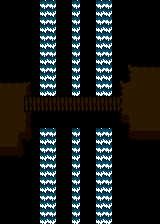

This game map was drawn from its Tiled (.tmx) file and the tilesets committed beside it. A one-line description and the full map source follow:
An orthogonal 20x14 tile map with 8x16 px tiles, 1 tile layer (Tile Layer 1), 4 tilesets.

<map version="1.10" tiledversion="1.11.2" orientation="orthogonal" renderorder="right-down" width="20" height="14" tilewidth="8" tileheight="16" infinite="0" nextlayerid="2" nextobjectid="1">
 <tileset firstgid="1" name="caves_walls" tilewidth="8" tileheight="16" tilecount="23" columns="23">
  <image source="../gfx/tiles/caves_walls.png" width="184" height="16" />
 </tileset>
 <tileset firstgid="24" name="caves_floors" tilewidth="8" tileheight="16" tilecount="20" columns="20">
  <image source="../gfx/tiles/caves_floors.png" width="160" height="16" />
 </tileset>
 <tileset firstgid="44" name="caves_water" tilewidth="8" tileheight="16" tilecount="10" columns="10">
  <image source="../gfx/tiles/caves_water.png" width="80" height="16" />
 </tileset>
 <tileset firstgid="54" name="caves_waterf" tilewidth="8" tileheight="16" tilecount="1" columns="1">
  <image source="../gfx/tiles/caves_waterf.png" width="8" height="16" />
 </tileset>
 <layer id="1" name="Tile Layer 1" width="20" height="14">
  <data>
   <tile gid="11" />
   <tile gid="11" />
   <tile gid="11" />
   <tile gid="11" />
   <tile gid="11" />
   <tile gid="54" />
   <tile gid="54" />
   <tile gid="11" />
   <tile gid="11" />
   <tile gid="54" />
   <tile gid="11" />
   <tile gid="11" />
   <tile gid="54" />
   <tile gid="54" />
   <tile gid="11" />
   <tile gid="11" />
   <tile gid="11" />
   <tile gid="11" />
   <tile gid="11" />
   <tile gid="11" />
   <tile gid="11" />
   <tile gid="11" />
   <tile gid="11" />
   <tile gid="11" />
   <tile gid="11" />
   <tile gid="54" />
   <tile gid="54" />
   <tile gid="11" />
   <tile gid="11" />
   <tile gid="54" />
   <tile gid="11" />
   <tile gid="11" />
   <tile gid="54" />
   <tile gid="54" />
   <tile gid="11" />
   <tile gid="11" />
   <tile gid="11" />
   <tile gid="11" />
   <tile gid="11" />
   <tile gid="11" />
   <tile gid="11" />
   <tile gid="11" />
   <tile gid="11" />
   <tile gid="11" />
   <tile gid="11" />
   <tile gid="54" />
   <tile gid="54" />
   <tile gid="11" />
   <tile gid="11" />
   <tile gid="54" />
   <tile gid="11" />
   <tile gid="11" />
   <tile gid="54" />
   <tile gid="54" />
   <tile gid="11" />
   <tile gid="11" />
   <tile gid="11" />
   <tile gid="11" />
   <tile gid="11" />
   <tile gid="11" />
   <tile gid="11" />
   <tile gid="11" />
   <tile gid="11" />
   <tile gid="11" />
   <tile gid="11" />
   <tile gid="54" />
   <tile gid="54" />
   <tile gid="11" />
   <tile gid="11" />
   <tile gid="54" />
   <tile gid="11" />
   <tile gid="11" />
   <tile gid="54" />
   <tile gid="54" />
   <tile gid="11" />
   <tile gid="11" />
   <tile gid="11" />
   <tile gid="11" />
   <tile gid="11" />
   <tile gid="11" />
   <tile gid="11" />
   <tile gid="11" />
   <tile gid="11" />
   <tile gid="11" />
   <tile gid="11" />
   <tile gid="54" />
   <tile gid="54" />
   <tile gid="11" />
   <tile gid="11" />
   <tile gid="54" />
   <tile gid="11" />
   <tile gid="11" />
   <tile gid="54" />
   <tile gid="54" />
   <tile gid="11" />
   <tile gid="11" />
   <tile gid="27" />
   <tile gid="28" />
   <tile gid="28" />
   <tile gid="28" />
   <tile gid="28" />
   <tile gid="28" />
   <tile gid="28" />
   <tile gid="29" />
   <tile gid="11" />
   <tile gid="54" />
   <tile gid="54" />
   <tile gid="11" />
   <tile gid="11" />
   <tile gid="54" />
   <tile gid="11" />
   <tile gid="11" />
   <tile gid="54" />
   <tile gid="54" />
   <tile gid="11" />
   <tile gid="27" />
   <tile gid="35" />
   <tile gid="2" />
   <tile gid="2" />
   <tile gid="2" />
   <tile gid="2" />
   <tile gid="2" />
   <tile gid="2" />
   <tile gid="37" />
   <tile gid="38" />
   <tile gid="38" />
   <tile gid="38" />
   <tile gid="38" />
   <tile gid="38" />
   <tile gid="38" />
   <tile gid="38" />
   <tile gid="38" />
   <tile gid="38" />
   <tile gid="38" />
   <tile gid="38" />
   <tile gid="30" />
   <tile gid="2" />
   <tile gid="2" />
   <tile gid="2" />
   <tile gid="2" />
   <tile gid="2" />
   <tile gid="2" />
   <tile gid="2" />
   <tile gid="32" />
   <tile gid="11" />
   <tile gid="11" />
   <tile gid="11" />
   <tile gid="11" />
   <tile gid="11" />
   <tile gid="11" />
   <tile gid="11" />
   <tile gid="11" />
   <tile gid="11" />
   <tile gid="11" />
   <tile gid="11" />
   <tile gid="24" />
   <tile gid="33" />
   <tile gid="2" />
   <tile gid="2" />
   <tile gid="2" />
   <tile gid="2" />
   <tile gid="2" />
   <tile gid="34" />
   <tile gid="26" />
   <tile gid="11" />
   <tile gid="54" />
   <tile gid="54" />
   <tile gid="11" />
   <tile gid="11" />
   <tile gid="54" />
   <tile gid="11" />
   <tile gid="11" />
   <tile gid="54" />
   <tile gid="54" />
   <tile gid="11" />
   <tile gid="11" />
   <tile gid="24" />
   <tile gid="25" />
   <tile gid="25" />
   <tile gid="25" />
   <tile gid="25" />
   <tile gid="25" />
   <tile gid="26" />
   <tile gid="11" />
   <tile gid="11" />
   <tile gid="54" />
   <tile gid="54" />
   <tile gid="11" />
   <tile gid="11" />
   <tile gid="54" />
   <tile gid="11" />
   <tile gid="11" />
   <tile gid="54" />
   <tile gid="54" />
   <tile gid="11" />
   <tile gid="11" />
   <tile gid="11" />
   <tile gid="11" />
   <tile gid="11" />
   <tile gid="11" />
   <tile gid="11" />
   <tile gid="11" />
   <tile gid="11" />
   <tile gid="11" />
   <tile gid="11" />
   <tile gid="54" />
   <tile gid="54" />
   <tile gid="11" />
   <tile gid="11" />
   <tile gid="54" />
   <tile gid="11" />
   <tile gid="11" />
   <tile gid="54" />
   <tile gid="54" />
   <tile gid="11" />
   <tile gid="11" />
   <tile gid="11" />
   <tile gid="11" />
   <tile gid="11" />
   <tile gid="11" />
   <tile gid="11" />
   <tile gid="11" />
   <tile gid="11" />
   <tile gid="11" />
   <tile gid="11" />
   <tile gid="54" />
   <tile gid="54" />
   <tile gid="11" />
   <tile gid="11" />
   <tile gid="54" />
   <tile gid="11" />
   <tile gid="11" />
   <tile gid="54" />
   <tile gid="54" />
   <tile gid="11" />
   <tile gid="11" />
   <tile gid="11" />
   <tile gid="11" />
   <tile gid="11" />
   <tile gid="11" />
   <tile gid="11" />
   <tile gid="11" />
   <tile gid="11" />
   <tile gid="11" />
   <tile gid="11" />
   <tile gid="54" />
   <tile gid="54" />
   <tile gid="11" />
   <tile gid="11" />
   <tile gid="54" />
   <tile gid="11" />
   <tile gid="11" />
   <tile gid="54" />
   <tile gid="54" />
   <tile gid="11" />
   <tile gid="11" />
   <tile gid="11" />
   <tile gid="11" />
   <tile gid="11" />
   <tile gid="11" />
   <tile gid="11" />
   <tile gid="11" />
   <tile gid="11" />
   <tile gid="11" />
   <tile gid="11" />
   <tile gid="54" />
   <tile gid="54" />
   <tile gid="11" />
   <tile gid="11" />
   <tile gid="54" />
   <tile gid="11" />
   <tile gid="11" />
   <tile gid="54" />
   <tile gid="54" />
   <tile gid="11" />
   <tile gid="11" />
   <tile gid="11" />
   <tile gid="11" />
   <tile gid="11" />
   <tile gid="11" />
  </data>
 </layer>
</map>